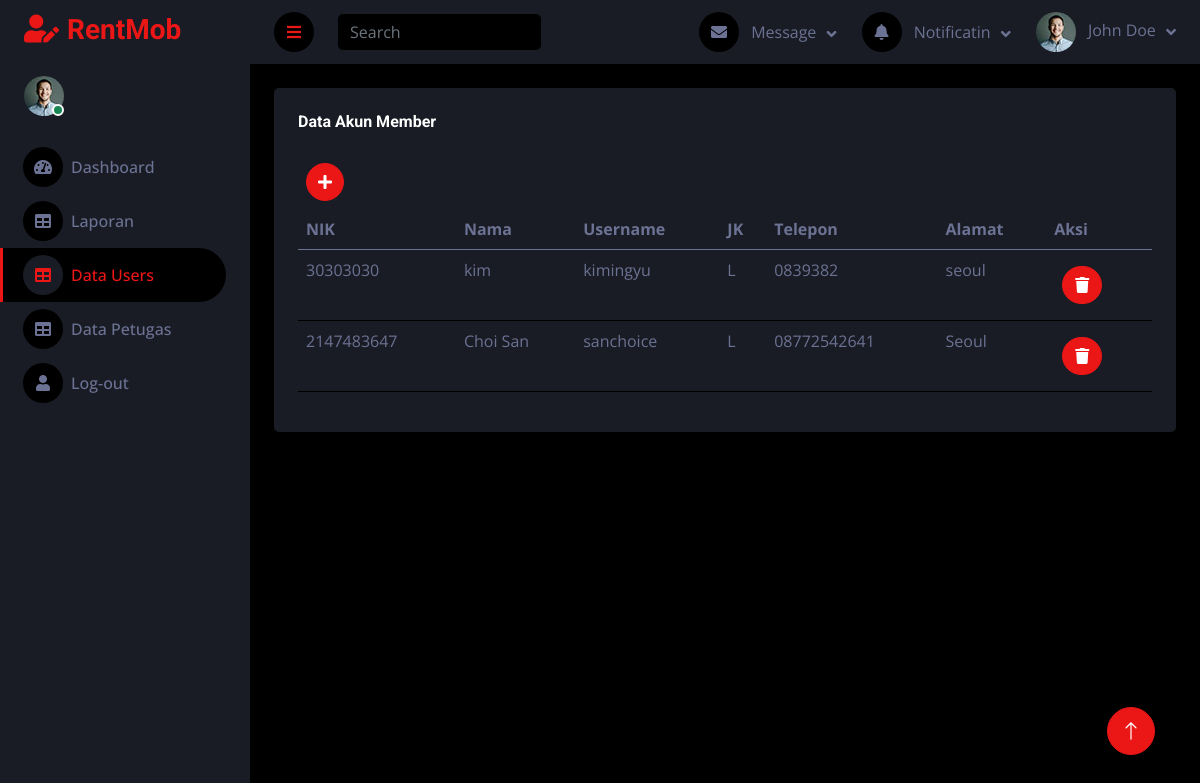
Page /admin/usr.php on the committed database.
### tables this page shows
CREATE TABLE IF NOT EXISTS `tb_member` (
  `nik` int NOT NULL AUTO_INCREMENT,
  `nama` varchar(99) NOT NULL,
  `jk` enum('L','P') NOT NULL,
  `telp` varchar(99) NOT NULL,
  `alamat` varchar(99) NOT NULL,
  `user` varchar(99) NOT NULL,
  `pass` varchar(99) NOT NULL,
  PRIMARY KEY (`nik`)
);

### admin/usr.php (the view, shortened to what this page needs)
<!DOCTYPE html>
<html lang="en">
<head>
    <link href="https://cdnjs.cloudflare.com/ajax/libs/font-awesome/5.10.0/css/all.min.css" rel="stylesheet">
    <link href="https://cdn.jsdelivr.net/npm/bootstrap-icons@1.4.1/font/bootstrap-icons.css" rel="stylesheet">
    <link href="../lib/owlcarousel/assets/owl.carousel.min.css" rel="stylesheet">
    <link href="../lib/tempusdominus/css/tempusdominus-bootstrap-4.min.css" rel="stylesheet" />
    <link href="../css/bootstrap.min.css" rel="stylesheet">
    <link href="../css/style.css" rel="stylesheet">
</head>
<body>
    <div class="container-fluid position-relative d-flex p-0">
        <div class="sidebar pe-4 pb-3">
            <nav class="navbar bg-secondary navbar-dark">
                <a href="adm.php" class="navbar-brand mx-4 mb-3">
                    <h3 class="text-primary"><i class="fa fa-user-edit me-2"></i>RentMob</h3>
                </a>
                <div class="d-flex align-items-center ms-4 mb-4">
                    <div class="position-relative">
                        <img class="rounded-circle" src="../img/user.jpg" alt="" style="width: 40px; height: 40px;">
                        <div class="bg-success rounded-circle border border-2 border-white position-absolute end-0 bottom-0 p-1"></div>
                    </div>
                </div>
                <div class="navbar-nav w-100">
                    <a href="adm.php" class="nav-item nav-link "><i class="fa fa-tachometer-alt me-2"></i>Dashboard</a>
                    <a href="hist.php" class="nav-item nav-link "><i class="fa fa-table me-2"></i>Laporan</a>
                    <a href="usr.php" class="nav-item nav-link active" ><i class="fa fa-table me-2"></i>Data Users </a>
                    <a href="pet.php" class="nav-item nav-link" ><i class="fa fa-table me-2"></i>Data Petugas </a>
                    <a href="logout.php" class="nav-item nav-link"><i class="fa fa-user me-2"></i>Log-out</a>
                </div>
            </nav>
        </div>
        <div class="content">
            <nav class="navbar navbar-expand bg-secondary navbar-dark sticky-top px-4 py-0">
                <a href="#" class="sidebar-toggler flex-shrink-0">
                    <i class="fa fa-bars"></i>
                </a>
                <form class="d-none d-md-flex ms-4">
                    <input class="form-control bg-dark border-0" type="search" placeholder="Search">
                </form>
                <div class="navbar-nav align-items-center ms-auto">
                    <div class="nav-item dropdown">
                        <a href="#" class="nav-link dropdown-toggle" data-bs-toggle="dropdown">
                            <i class="fa fa-envelope me-lg-2"></i>
                            <span class="d-none d-lg-inline-flex">Message</span>
                        </a>
                    </div>
                    <div class="nav-item dropdown">
                        <a href="#" class="nav-link dropdown-toggle" data-bs-toggle="dropdown">
                            <i class="fa fa-bell me-lg-2"></i>
                            <span class="d-none d-lg-inline-flex">Notificatin</span>
                        </a>
                    </div>
                    <div class="nav-item dropdown">
                        <a href="#" class="nav-link dropdown-toggle" data-bs-toggle="dropdown">
                            <img class="rounded-circle me-lg-2" src="img/user.jpg" alt="" style="width: 40px; height: 40px;">
                            <span class="d-none d-lg-inline-flex">John Doe</span>
                        </a>
                    </div>
                </div>
            </nav>
            <div class="container-fluid pt-4 px-4">
                <div class="row g-4">
                    <div class="col-12">
                        <div class="bg-secondary rounded h-100 p-4">
                            <h6 class="mb-4">Data Akun Member</h6>
                            <div class="table-responsive">
                                <table class="table">
                                <?php
                            include "koneksi.php";
                            $sql = "SELECT
                                       *
                                    FROM
                                      tb_member";
                            $result = $koneksi->query($sql);
                            ?>
                            <thead>
                            <tr>
                                <th>NIK</th>
                                <th>Nama</th>
                                <th>Username</th>
                                <th>JK</th>
                                <th>Telepon</th>
                                <th>Alamat</th>
                                <th>Aksi</th>
                                <a href="addusr.php" class="btn btn-square btn-primary m-2"><i class="fa fa-plus"></i></a>
                            </tr>
                            </thead>
                            <tbody>
                            <?php
                            if ($result->num_rows > 0) {
                                while ($row = $result->fetch_assoc()) {
                                echo "<tr>";
                                echo "<td>" . $row["nik"] . "</td>";
                                echo "<td>" . $row["nama"] . "</td>";
                                echo "<td>" . $row["user"] . "</td>";
                                echo "<td>" . $row["jk"] . "</td>";
                                echo "<td>" . $row["telp"] . "</td>";
                                echo "<td>" . $row["alamat"] . "</td>";
                                echo "<td><a href='del2.php?id=" . $row["nik"] . "' class='btn btn-primary rounded-pill m-2'><i class='fa fa-trash'></a>";
                                    echo "</tr>";
                                }
                            } else {
                                echo "<tr><td colspan='6'>Tidak ada data</td></tr>";
                            }
                            ?>
                            </tbody>
                                </table>
                            </div>
                        </div>
                    </div>
                </div>
            </div>
        </div>
        <a href="#" class="btn btn-lg btn-primary btn-lg-square back-to-top"><i class="bi bi-arrow-up"></i></a>
    </div>
</body>
</html>

### css/style.css (style rules this page uses)
:root { --primary: #EB1616; --secondary: #191C24; --light: #6C7293; --dark: #000000; }
.back-to-top { position: fixed; display: none; right: 45px; bottom: 45px; z-index: 99; }
.btn { transition: .5s; }
.btn-square { width: 38px; height: 38px; }
.btn-lg-square { width: 48px; height: 48px; }
.btn-square, .btn-sm-square, .btn-lg-square { padding: 0; display: inline-flex; align-items: center; justify-content: center; font-weight: normal; border-radius: 50px; }
.sidebar { position: fixed; top: 0; left: 0; bottom: 0; width: 250px; height: 100vh; overflow-y: auto; background: var(--secondary); transition: 0.5s; z-index: 999; }
.content { margin-left: 250px; min-height: 100vh; background: var(--dark); transition: 0.5s; }
@media (min-width: 992px) { .sidebar { margin-left: 0; } }
@media (min-width: 992px) { .content { width: calc(100% - 250px); } }
.sidebar .navbar .navbar-nav .nav-link { padding: 7px 20px; color: var(--light); font-weight: 500; border-left: 3px solid var(--secondary); border-radius: 0 30px 30px 0; outline: none; }
.sidebar .navbar .navbar-nav .nav-link:hover, .sidebar .navbar .navbar-nav .nav-link.active { color: var(--primary); background: var(--dark); border-color: var(--primary); }
.sidebar .navbar .navbar-nav .nav-link i { width: 40px; height: 40px; display: inline-flex; align-items: center; justify-content: center; background: var(--dark); border-radius: 40px; }
.sidebar .navbar .navbar-nav .nav-link:hover i, .sidebar .navbar .navbar-nav .nav-link.active i { background: var(--secondary); }
.content .navbar .navbar-nav .nav-link { margin-left: 25px; padding: 12px 0; color: var(--light); outline: none; }
.content .navbar .sidebar-toggler, .content .navbar .navbar-nav .nav-link i { width: 40px; height: 40px; display: inline-flex; align-items: center; justify-content: center; background: var(--dark); border-radius: 40px; }
.content .navbar .dropdown-toggle::after { margin-left: 6px; vertical-align: middle; border: none; content: "\f107"; font-family: "Font Awesome 5 Free"; font-weight: 900; transition: .5s; }

### rows in the picture
tb_member: nik "30303030", nama "kim", user "kimingyu", jk "L", telp "0839382", alamat "seoul"
tb_member: nik "2147483647", nama "Choi San", user "sanchoice", jk "L", telp "08772542641", alamat "Seoul"
